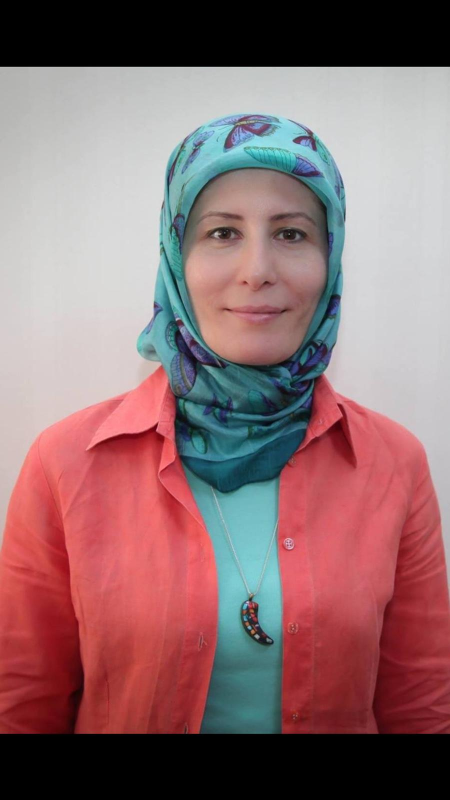
#> input picture kadro/iletisim-sosyal-medya.jpeg, 900 x 1600 px (shown at 1/2 size)
$ python -i excel_to_kadro.py   (imports and definitions only)
#> lines starting #> are read from the running program, lines starting #| are printed output that depends on the picture
"""
Ülkem Yanımda – Türkçe ve Türk Kültürü Öğretmen Kadrosu
Excel dosyasından HTML kadro sayfası üretir.

Kullanım:
    pip install pandas openpyxl Pillow
    python excel_to_kadro.py ogretmenler.xlsx

Beklenen Excel sütunları (sıra önemli değil, başlık eşlemesi aşağıda):
    Ad-Soyad | Branş | Şehir | Hayat (biyografi) | Foto (dosya yolu veya URL)

Fotoğraf sütununda:
  - Dosya yolu yazılabilir  (örn: resimler/ali_veli.jpg)
  - URL yazılabilir          (örn: https://...)
  - Boş bırakılabilir       → baş harfli avatar gösterilir
"""

import sys
import os
import base64
import re
from pathlib import Path
from io import BytesIO

try:
    import pandas as pd
except ImportError:
    sys.exit("pandas yüklü değil. Lütfen: pip install pandas openpyxl")

try:
    from PIL import Image
    PIL_OK = True
except ImportError:
    PIL_OK = False
    print("Uyarı: Pillow yüklü değil. Fotoğraflar base64 gömülmeyecek.")

# ── Sütun adı eşleme (küçük harf, boşluk/tire normalize) ──────────────────────
COL_MAP = {
    "ad-soyad": "isim",
    "adsoyad":  "isim",
    "ad soyad": "isim",
    "isim":     "isim",
    "brans":    "brans",
    "branş":    "brans",
    "sehir":    "sehir",
    "şehir":    "sehir",
    "city":     "sehir",
    "hayat":    "hayat",
    "biyografi":"hayat",
    "bio":      "hayat",
    "hakkında": "hayat",
    "foto":     "foto",
    "fotoğraf": "foto",
    "fotograf":  "foto",
    "photo":    "foto",
    "resim":    "foto",
    "image":    "foto",
}

def normalize(s):
    return re.sub(r"[\s\-_]+", "", str(s).lower().strip())

# [11 lines left out: function detect_columns, not called in this run]

def img_to_b64(path_or_url: str, size=(300, 300)) -> str | None:
    """Resmi kare kırpıp base64'e çevirir."""
#> called with path_or_url = 'iletisim-sosyal-medya.jpeg', size = (300, 300)
    if not PIL_OK:
        return None
    try:
        if path_or_url.startswith("http"):
            import urllib.request
            with urllib.request.urlopen(path_or_url, timeout=5) as r:
                data = r.read()
            img = Image.open(BytesIO(data))
        else:
            p = Path(path_or_url)
            if not p.exists():
                return None
            img = Image.open(p)
#> img is the input picture: PIL image 900x1600 RGB; mean R, G, B 142.8, 110.5, 113

        # Kare kırp (center crop)
        img = img.convert("RGB")
        w, h = img.size
#> w = 900; h = 1600
        m = min(w, h)
#> m = 900
        left  = (w - m) // 2
#> left = 0
        top   = (h - m) // 2
#> top = 350
        img   = img.crop((left, top, left + m, top + m))
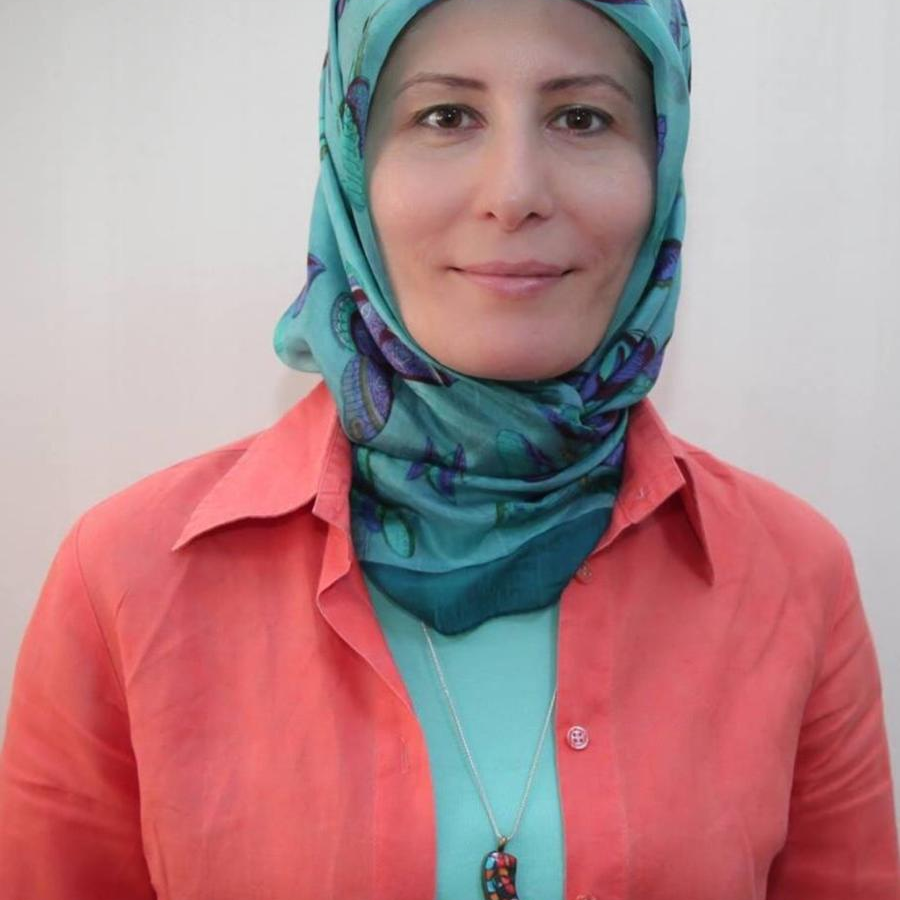
#> img: PIL image 900x900 RGB; mean R, G, B 177.4, 136.7, 139.9
        img   = img.resize(size, Image.LANCZOS)
#> img: PIL image 300x300 RGB

        buf = BytesIO()
        img.save(buf, "JPEG", quality=82)
        return base64.b64encode(buf.getvalue()).decode()
    except Exception as e:
        print(f"  ! Resim işlenemedi ({path_or_url}): {e}")
        return None

# [477 lines left out: functions initials_svg, build_html, main, not called in this run]


# [2 lines not run here, left out]

>>> result = img_to_b64('iletisim-sosyal-medya.jpeg')
